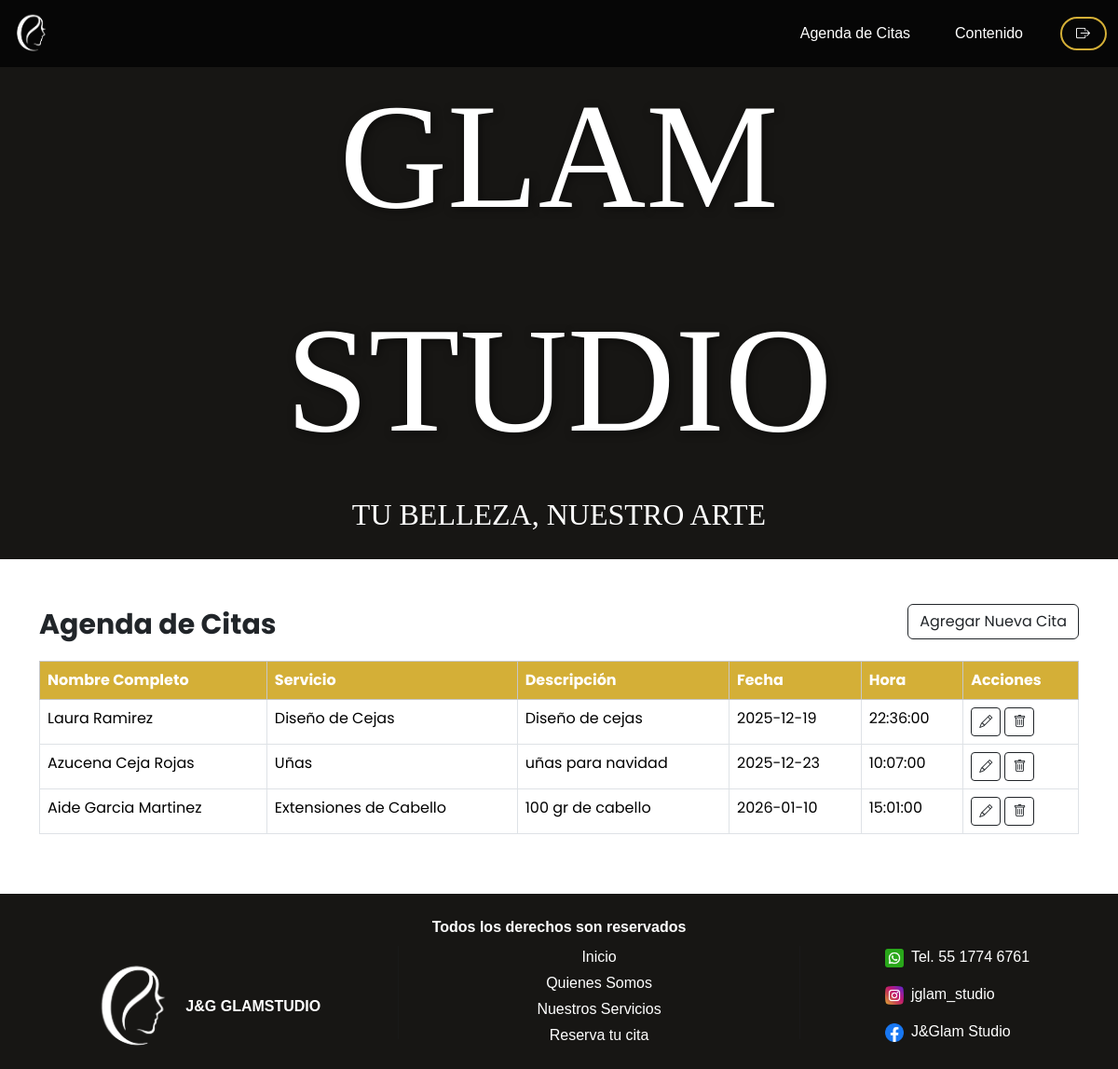
Page /app/View/citas.php (signed in) on the committed database.
### tables this page shows
CREATE TABLE `citas` (
  `id` int NOT NULL AUTO_INCREMENT,
  `nombre` varchar(100) NOT NULL,
  `apellidos` varchar(150) NOT NULL,
  `telefono` varchar(20) NOT NULL,
  `servicio` varchar(255) NOT NULL,
  `descripcion` text,
  `fecha` date NOT NULL,
  `hora` time NOT NULL,
  PRIMARY KEY (`id`)
);

### config/conexion.php (called while the page is built, shortened)
<?php
class Conexion {
    private $host = "localhost";
    private $user = "root";
    private $pass = "Nutria1720*";
    private $db   = "glam_studio";
    public function conectar() {
        $conn = new mysqli($this->host, $this->user, $this->pass, $this->db);
        $conn->set_charset("utf8mb4");
        return $conn;
    }
}

### app/Controller/CitaController.php (called while the page is built, shortened)
<?php
require_once __DIR__ . '/../Model/Cita.php';
class CitaController {
    private $model;
    public function __construct() {
        $this->model = new Cita();
    }
    public function index() {
        return $this->model->obtenerTodas();
    }
}
?>

### app/Model/Cita.php (called while the page is built, shortened)
<?php
require_once __DIR__ . '/../../config/conexion.php';
class Cita {
    private $conn;
    public function __construct() {
        $conexion = new Conexion();
        $this->conn = $conexion->conectar();
    }
    public function obtenerTodas() {
        return $this->conn->query("SELECT * FROM citas ORDER BY fecha ASC, hora ASC");
    }
}
?>

### app/View/citas.php (the view, shortened to what this page needs)
<?php
require_once dirname(__DIR__) . '/Controller/CitaController.php';
$controller = new CitaController();
$citas = $controller->index();
?>
<!DOCTYPE html>
<html lang="en">
<head>
    <link rel="stylesheet" href="https://cdn.jsdelivr.net/npm/bootstrap-icons/font/bootstrap-icons.css">
    <link rel="stylesheet" href="/css/bootstrap.min.css">
    <link rel="stylesheet" href="/css/style.css">
    <link rel="stylesheet" href="/css/Agenda.css">
    <link rel="stylesheet" href="/css/boton_shine.css">
</head>
<body>
    <nav class="navbar navbar-expand-lg navbar-primary  fixed-top">
      <div class="container-fluid">
        <a class="navbar-brand" href="/index.php"><img src="/Imagenes/logo.png" width="45px" alt=""></a>
        <div class="collapse navbar-collapse" id="navbarNav">
          <ul class="navbar-nav ms-auto me-3 ">
            <li class="barra nav-item p-3"><a class="nav-link text-white" href="#">Agenda de Citas</a></li>
            <li class="barra nav-item p-3"><a class="nav-link text-white" href="/contenido.php">Contenido</a></li>
          </ul>
          <button class=" btn btn-shine nav-item" > <a class="nav-link" href="/index.php"><i class="bi bi-box-arrow-right"></i></a></button>
        </div>
      </div>
    </nav>
    <div class="container-fluid">
        <div class="row text-center pt-5 pb-2" style="background: #171614;">
            <div class="col">
                <div class="col titulo px-5" >
                    <p class="m-0">GLAM STUDIO</p>
                </div>
                <div class="col subtitulo ">
                    <p>TU BELLEZA, NUESTRO ARTE</p>
                </div>
            </div>
        </div>
    </div>
    <div class="container mt-5 fuente">
      <div class="row d-flex justify-content-between flex-wrap ">
        <div class="col-auto fw-bold seccion">
          <p>Agenda de Citas</p>
        </div>
        <div class="col-auto">
          <button type="button" class="btn btn-outline-dark"data-bs-toggle="modal" data-bs-target="#modalSolicitar">Agregar Nueva Cita</button>
        </div>
      </div>
      <div class="table table-responsive">
        <table class="table table-bordered table-hover">
            <thead class="tabla table-light ">
                <tr>
                    <th>Nombre Completo</th>
                    <th>Servicio</th>
                    <th>Descripción</th>
                    <th>Fecha</th>
                    <th>Hora</th>
                    <th>Acciones</th>
                </tr>
            </thead>
            <tbody>
                <?php while ($fila = $citas->fetch_assoc()): ?>
                <tr>
                    <td><?= htmlspecialchars($fila['nombre'] . ' ' . $fila['apellidos']) ?></td>
                    <td><?= htmlspecialchars($fila['servicio']) ?></td>
                    <td><?= htmlspecialchars($fila['descripcion']) ?></td>
                    <td><?= htmlspecialchars($fila['fecha']) ?></td>
                    <td><?= htmlspecialchars($fila['hora']) ?></td>
                    <td>
                        <form method="POST" class="d-inline">
                            <button type="button" class="btn btn-sm btn-outline-dark" data-bs-toggle="modal" data-bs-target="#modalEditar<?= $fila['id'] ?>"><i class="bi bi-pencil"></i></button>
                            <button type="button" class="btn btn-sm btn-outline-dark" data-bs-toggle="modal" data-bs-target="#modalEliminar<?= $fila['id'] ?>"><i class="bi bi-trash"></i></button>
                        </form>
                    </td>
                </tr>
                <?php endwhile; ?>
            </tbody>
        </table>
      </div>
    </div>
    <footer class="mt-5 pt-4" style="background: #171614;">
        <div class="container-fluid">
        <div class="text-center ">
            <p class="mb-2 fw-semibold text-white">Todos los derechos son reservados</p>
        </div>
        <div class="d-flex justify-content-evenly flex-wrap">
            <div class="col-auto">
            <img src="/Imagenes/logo.png" alt="logo" width="100px">
            <a href="#" class="text-decoration-none text-white fw-bold">J&G GLAMSTUDIO</a>
            </div>
          <div class="col-auto text-center">
            <div class="col">
              <a href="/index.php" class="text-decoration-none text-white"><p class="mb-1">Inicio</p></a>
              <a href="/quienes_somos.html" class="text-decoration-none text-white"><p class="mb-1">Quienes Somos</p></a>
            </div>
            <div class="row">
              <a href="/Servicios.html" class="text-decoration-none text-white"><p class="mb-1">Nuestros Servicios</p></a>
              <a href="/agendar_cita.html" class="text-decoration-none text-white"><p>Reserva tu cita</p></a>
            </div>
          </div>
          <div class="col-auto">
          <a href="https://wa.me/5517746761?text=Hola" class="text-decoration-none text-white"><p><img src="Imagenes/whatsapp.png" alt="whatsapp" width="20px" class="mx-2">Tel. 55 1774 6761</p></a>
          <a href="https://www.instagram.com/jglam_studio?utm_source=ig_web_button_share_sheet&igsh=ZDNlZDc0MzIxNw==" class="text-decoration-none text-white"><p><img src="Imagenes/instagram.png" alt="instagram" width="20px" class="mx-2">jglam_studio</p></a>
          <a href="https://www.facebook.com/profile.php?id=61579641932700&sk=about" class="text-decoration-none text-white"><p><img src="Imagenes/facebook.png" alt="facebook" width="20px" class="mx-2">J&Glam Studio</p></a>
        </div>
        </div>
      </div>
    </footer>
</body>
</html>

### css/style.css (style rules this page uses)
body { font-family: "Raleway", sans-serif; user-select: none; }
.navbar { background: rgba(0, 0, 0, 0.5); padding: 0; }
.container-fluid { margin: 0; }

### css/Agenda.css (style rules this page uses)
body { font-family: Arial, Helvetica, sans-serif; user-select: none; }
.navbar { background: rgba(0, 0, 0, 0.7); padding: 0; }
.container-fluid { margin: 0; }
.titulo { font-family: "Playfair Display", serif; color: #ffffff; font-size: 1000%; text-shadow: 2px 2px 10px rgba(0, 0, 0, 0.5); }
.subtitulo { font-family: "Playfair Display", serif; color: #ffffff; font-size: 200%; }
.seccion { font-size: 30px; }
.fuente { font-family: "Poppins", sans-serif; }
.tabla th { background: #d4af37; color: #fff; }

### css/boton_shine.css (style rules this page uses)
.btn-shine { position: relative; display: inline-block; padding: 5px 15px; font-size: 15px; text-decoration: none; color: #fff; border: 2px solid #d4af37; border-radius: 50px; overflow: hidden; transition: 0.3s; letter-spacing: 1px; }
.btn-shine::after { content: ""; position: absolute; top: 0; left: -150%; width: 50%; height: 100%; background: linear-gradient( 120deg, transparent, rgba(255, 255, 255, 0.8), transparent ); transform: skewX(-20deg); transition: 0.7s; }

### rows in the picture
citas: nombre+apellidos "Laura Ramirez", servicio "Diseño de Cejas", descripcion "Diseño de cejas", fecha "2025-12-19", hora "22:36:00"
citas: nombre+apellidos "Azucena Ceja Rojas", servicio "Uñas", descripcion "uñas para navidad", fecha "2025-12-23", hora "10:07:00"
citas: nombre+apellidos "Aide Garcia Martinez", servicio "Extensiones de Cabello", descripcion "100 gr de cabello", fecha "2026-01-10", hora "15:01:00"
